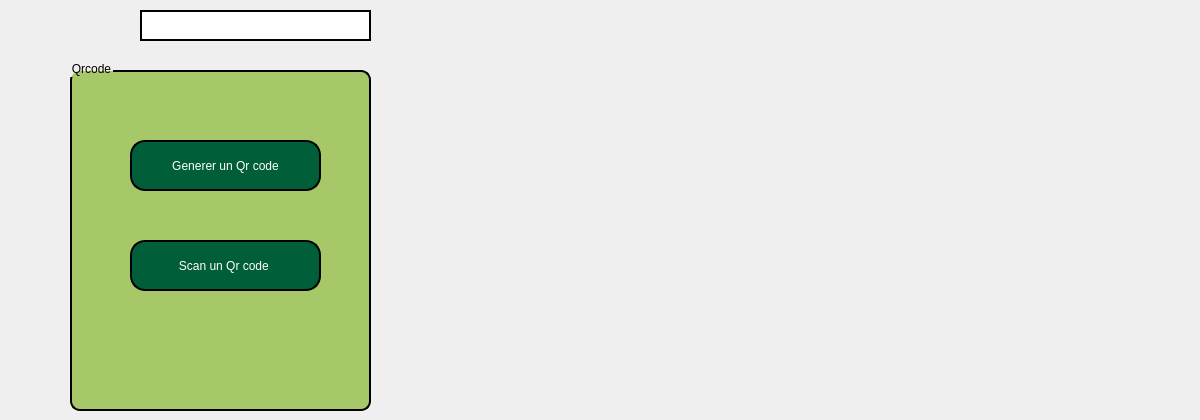
         <widget class="QWidget" name="tab_17">
          <attribute name="title">
           <string>Tab 2</string>
          </attribute>
          <widget class="QGroupBox" name="groupBox_3">
           <property name="geometry">
            <rect>
             <x>70</x>
             <y>60</y>
             <width>301</width>
             <height>351</height>
            </rect>
           </property>
           <property name="styleSheet">
            <string notr="true">QGroupBox {
    background-color: #a6c868;     /* Set background color to white */
    border: 2px solid;   /* Set border color */
    border-radius: 10px;         /* Rounded corners */
    margin-top: 10px;            /* Space for the title */
    padding: 10px;               /* Padding inside the box */
}</string>
           </property>
           <property name="title">
            <string>Qrcode</string>
           </property>
           <widget class="QPushButton" name="pushButton_3">
            <property name="geometry">
             <rect>
              <x>60</x>
              <y>80</y>
              <width>191</width>
              <height>51</height>
             </rect>
            </property>
            <property name="styleSheet">
             <string notr="true">QPushButton {
    color: white;                      /* Text color */
    border: 2px solid black;         /* Border width and color */
    border-radius: 15px;              /* Round the corners */
    background-color: #005e38;        /* Optional: Set a background color */
    padding: 10px 20px;               /* Add padding for better aesthetics */
}

QPushButton:hover {
    background-color: #45a049;        /* Change background color on hover */
}

QPushButton:pressed {
    background-color: #3e8e41;        /* Change background color when pressed */
}</string>
            </property>
            <property name="text">
             <string>Generer un Qr code</string>
            </property>
           </widget>
           <widget class="QPushButton" name="pushButton_4">
            <property name="geometry">
             <rect>
              <x>60</x>
              <y>180</y>
              <width>191</width>
              <height>51</height>
             </rect>
            </property>
            <property name="styleSheet">
             <string notr="true">QPushButton {
    color: white;                      /* Text color */
    border: 2px solid black;         /* Border width and color */
    border-radius: 15px;              /* Round the corners */
    background-color: #005e38;        /* Optional: Set a background color */
    padding: 10px 20px;               /* Add padding for better aesthetics */
}

QPushButton:hover {
    background-color: #45a049;        /* Change background color on hover */
}

QPushButton:pressed {
    background-color: #3e8e41;        /* Change background color when pressed */
}</string>
            </property>
            <property name="text">
             <string>Scan un Qr code </string>
            </property>
           </widget>
          </widget>
          <widget class="QLineEdit" name="lineEdit_6">
           <property name="geometry">
            <rect>
             <x>140</x>
             <y>10</y>
             <width>231</width>
             <height>31</height>
            </rect>
           </property>
           <property name="styleSheet">
            <string notr="true">background-color: rgb(255, 255, 255);
border: 2px solid black;
color:black;</string>
           </property>
          </widget>
          <widget class="QLabel" name="label">
           <property name="geometry">
            <rect>
             <x>520</x>
             <y>70</y>
             <width>191</width>
             <height>221</height>
            </rect>
           </property>
           <property name="text">
            <string/>
           </property>
          </widget>
          <widget class="QLabel" name="label_3">
           <property name="geometry">
            <rect>
             <x>780</x>
             <y>70</y>
             <width>411</width>
             <height>321</height>
            </rect>
           </property>
           <property name="text">
            <string/>
           </property>
          </widget>
         </widget>
